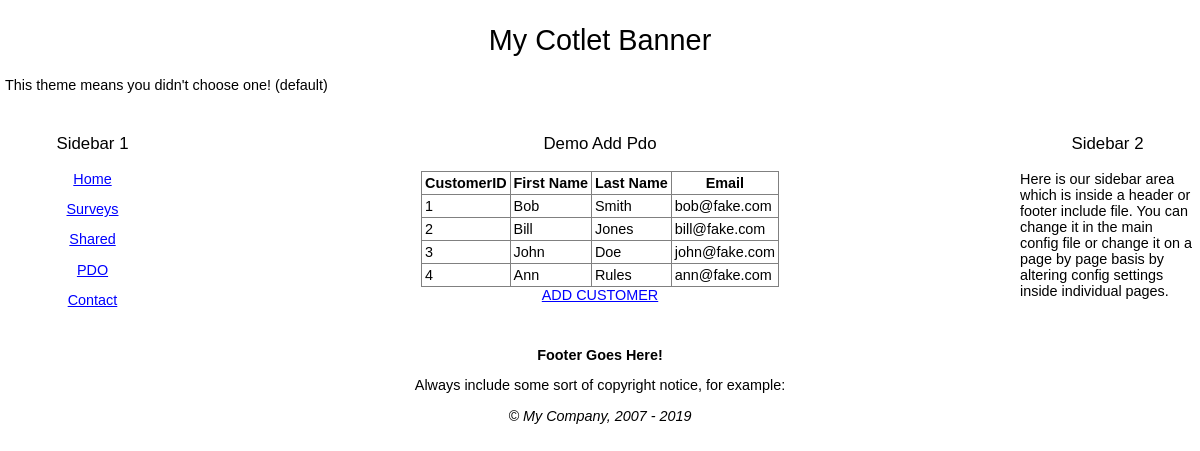
/demo-orig/demo_add_pdo.php, run on the app's committed database.
### tables this page shows
create table test_Customers
( CustomerID int unsigned not null auto_increment primary key,
LastName varchar(50),
FirstName varchar(50),
Email varchar(80)
);

### demo-orig/demo_add_pdo.php (the view, shortened to what this page needs)
<?php
require '../inc_0700/config_inc.php';
if(isset($_REQUEST['act'])){$myAction = (trim($_REQUEST['act']));}else{$myAction = "";}
switch ($myAction)
{
	default:
	 	showCustomers();
}
function showCustomers()
{
	echo '<h3 align="center">' . smartTitle() . '</h3>';
	$sql = "select CustomerID,FirstName,LastName,Email from test_Customers";
	$result = mysqli_query(IDB::conn(),$sql) or die(trigger_error(mysqli_error(IDB::conn()), E_USER_ERROR));
	if (mysqli_num_rows($result) > 0)
	{
		echo '<table align="center" border="1" style="border-collapse:collapse" cellpadding="3" cellspacing="3">';
		echo '<tr>
				<th>CustomerID</th>
				<th>First Name</th>
				<th>Last Name</th>
				<th>Email</th>
			</tr>
			';
		while ($row = mysqli_fetch_assoc($result))
		{
			echo '<tr>
					<td>'
				     . (int)$row['CustomerID'] . '</td>
				    <td>' . dbOut($row['FirstName']) . '</td>
				    <td>' . dbOut($row['LastName']) . '</td>
				    <td>' . dbOut($row['Email']) . '</td>
				</tr>
				';
		}
		echo '</table>';
	}else{
      echo '<div align="center"><h3>Currently No Customers in Database.</h3></div>';
	}
	echo '<div align="center"><a href="' . THIS_PAGE . '?act=add">ADD CUSTOMER</a></div>';
}

### wn19/include/default_style.css (style rules this page uses)
body { font-size: .9em; font-family: Verdana, Geneva, Arial, Helvetica, sans-serif; padding:0; margin:0; background-color:#FFFFFF; }
td { font-family: Verdana, Geneva, Arial, Helvetica, sans-serif; }
h1, h2, h3, h4, h5, h6 { font-weight: normal; }
a { font-family:Verdana, Arial, Helvetica, sans-serif; }
a:link { color: #00f; }

### data on the page
test_customers: CustomerID "1", FirstName "Bob", LastName "Smith", Email "bob@fake.com"
test_customers: CustomerID "2", FirstName "Bill", LastName "Jones", Email "bill@fake.com"
test_customers: CustomerID "3", FirstName "John", LastName "Doe", Email "john@fake.com"
test_customers: CustomerID "4", FirstName "Ann", LastName "Rules", Email "ann@fake.com"

### other printed values
$config->banner "My Cotlet Banner"
$aText[0] "Home"
$aText[0] "Surveys"
$aText[0] "Shared"
$aText[0] "PDO"
$aText[0] "Contact"
smartTitle() "Demo Add Pdo"
